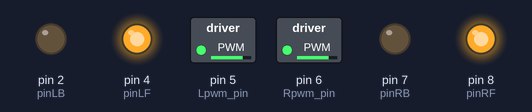
Bench run of a sketch on a simulated Arduino Uno, built with avr-gcc and run on an emulated ATmega328P. Shown: switched loads named in the sketch (green lamp = pin HIGH), output pins drawn as LEDs (lit = HIGH).

Above: at 0.05 s.
At 3.95 s:
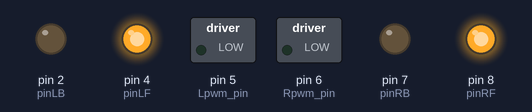
At 5.95 s:
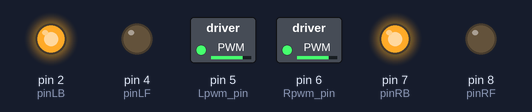
At 7.95 s:
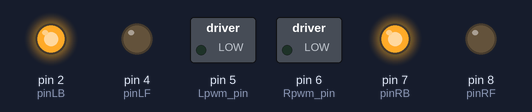
Timing chart, 0 to 10.4 s (numbered marks = the images above):
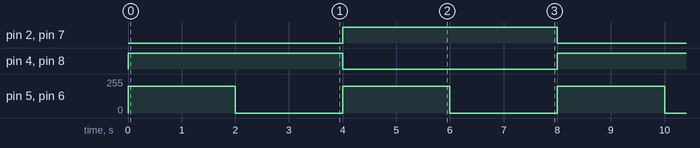

Measured:
- by itself, pin 2 (pinLB), pin 4 (pinLF), pin 7 (pinRB), pin 8 (pinRF): alternates HIGH for 4.0 s and LOW for 4.0 s
- by itself, pin 5 (Lpwm_pin), pin 6 (Rpwm_pin): alternates 200/255 for 2.0 s and 0/255 for 2.0 s

The sketch:

Lesson_10_L298N_Motor_Driver.ino
```cpp
#define Lpwm_pin  5     //pin of controlling speed---- ENA of motor driver board
#define Rpwm_pin  6    //pin of controlling speed---- ENB of motor driver board
int pinLB=2;             //pin of controlling turning---- IN1 of motor driver board
int pinLF=4;             //pin of controlling turning---- IN2 of motor driver board
int pinRB=7;            //pin of controlling turning---- IN3 of motor driver board
int pinRF=8;            //pin of controlling turning---- IN4 of motor driver board
void setup()
{
 pinMode(pinLB,OUTPUT); // /pin 2
  pinMode(pinLF,OUTPUT); // pin 4
  pinMode(pinRB,OUTPUT); // pin 7
  pinMode(pinRF,OUTPUT);  // pin 8
  pinMode(Lpwm_pin,OUTPUT);  // pin 5 (PWM)
  pinMode(Rpwm_pin,OUTPUT);  // pin6(PWM)
}
void loop()
{
advance();
Set_Speed(200);
delay(2000);
Set_Speed(0);
delay(2000);
back();
Set_Speed(200);
 delay(2000);
Set_Speed(0);
 delay(2000);
}

void Set_Speed(unsigned char pwm) //function of setting speed
{
  analogWrite(Lpwm_pin,pwm);
  analogWrite(Rpwm_pin,pwm);
}

void advance()    //  going forward
    {
     digitalWrite(pinRB,LOW);  // making motor move towards right rear
     digitalWrite(pinRF,HIGH);
     digitalWrite(pinLB,LOW);  // making motor move towards left rear
     digitalWrite(pinLF,HIGH);

    }
void turnR()        //turning right(dual wheel)
    {
     digitalWrite(pinRB,LOW);  //making motor move towards right rear
     digitalWrite(pinRF,HIGH);
     digitalWrite(pinLB,HIGH);
     digitalWrite(pinLF,LOW);  //making motor move towards left front

    }
void turnL()         //turning left(dual wheel)
    {
     digitalWrite(pinRB,HIGH);
     digitalWrite(pinRF,LOW );   //making motor move towards right front
     digitalWrite(pinLB,LOW);   //making motor move towards left rear
     digitalWrite(pinLF,HIGH);

    }
void stopp()        //stop
    {
     digitalWrite(pinRB,HIGH);
     digitalWrite(pinRF,HIGH);
     digitalWrite(pinLB,HIGH);
     digitalWrite(pinLF,HIGH);

    }
void back()         //back up
    {
     digitalWrite(pinRB,HIGH);  //making motor move towards right rear
     digitalWrite(pinRF,LOW);
     digitalWrite(pinLB,HIGH);  //making motor move towards left rear
     digitalWrite(pinLF,LOW);

    }
```
